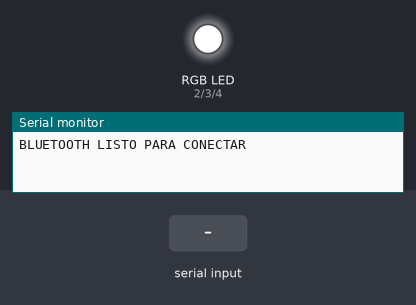
This sketch was run on a simulated Arduino Uno, built with avr-gcc and run on an emulated ATmega328P. Shown: an RGB LED mixed from three pins (HIGH = lit), the last lines printed to the serial monitor. The inputs (shaded band) are chosen by the test bench.

Above: at 1.2 s.
1.3 s: "1" received over the second serial link
At 1.9 s:
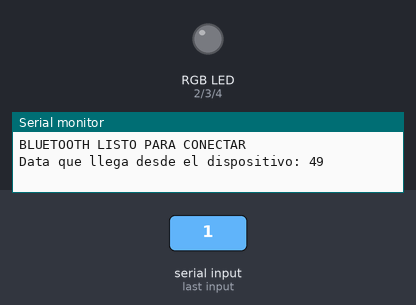
2.8 s: "0" received over the second serial link
At 4.2 s:
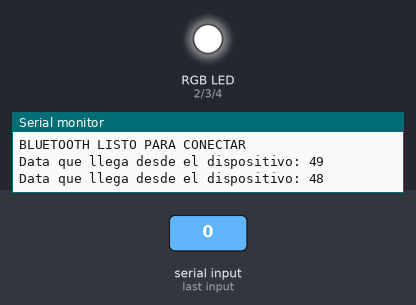
Timing chart, 0 to 5.8 s (numbered marks = the images above; inputs shaded):
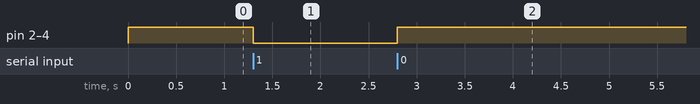

The sketch:

encender_apagar_led_bluetooth.ino
```cpp
#include <SoftwareSerial.h>

// PIN RGB
const int redPin = 2;
const int greenPin = 3;
const int bluePin = 4;

// MODULO BLUETOOTH
const int rxPin = 10;
const int txPin = 11;

SoftwareSerial bluetooth(rxPin, txPin);

void setup() {
  Serial.begin(9600);
  bluetooth.begin(9600);

  // Configuración de LED RGB
  pinMode(redPin, OUTPUT);
  pinMode(greenPin, OUTPUT);
  pinMode(bluePin, OUTPUT);

  Serial.println("BLUETOOTH LISTO PARA CONECTAR");

  apagarLed();
}

void loop() {
  if (bluetooth.available()) {
    int data = bluetooth.read();

    Serial.print("Data que llega desde el dispositivo: ");
    Serial.println(data);

    if (data == '1') {
      encenderLed();
    } else if (data == '0') {
      apagarLed();
    }
  }
}

void encenderLed() {
  analogWrite(redPin, 0);
  analogWrite(greenPin, 0);
  analogWrite(bluePin, 0);
}

void apagarLed() {
  analogWrite(redPin, 255);
  analogWrite(greenPin, 255);
  analogWrite(bluePin, 255);
}
```

Measured:
- after the input at 1.3 s, pin 2 (redPin), pin 3 (greenPin), pin 4 (bluePin): HIGH → LOW at once
- after the input at 2.8 s, pin 2 (redPin), pin 3 (greenPin), pin 4 (bluePin): LOW → HIGH at once
